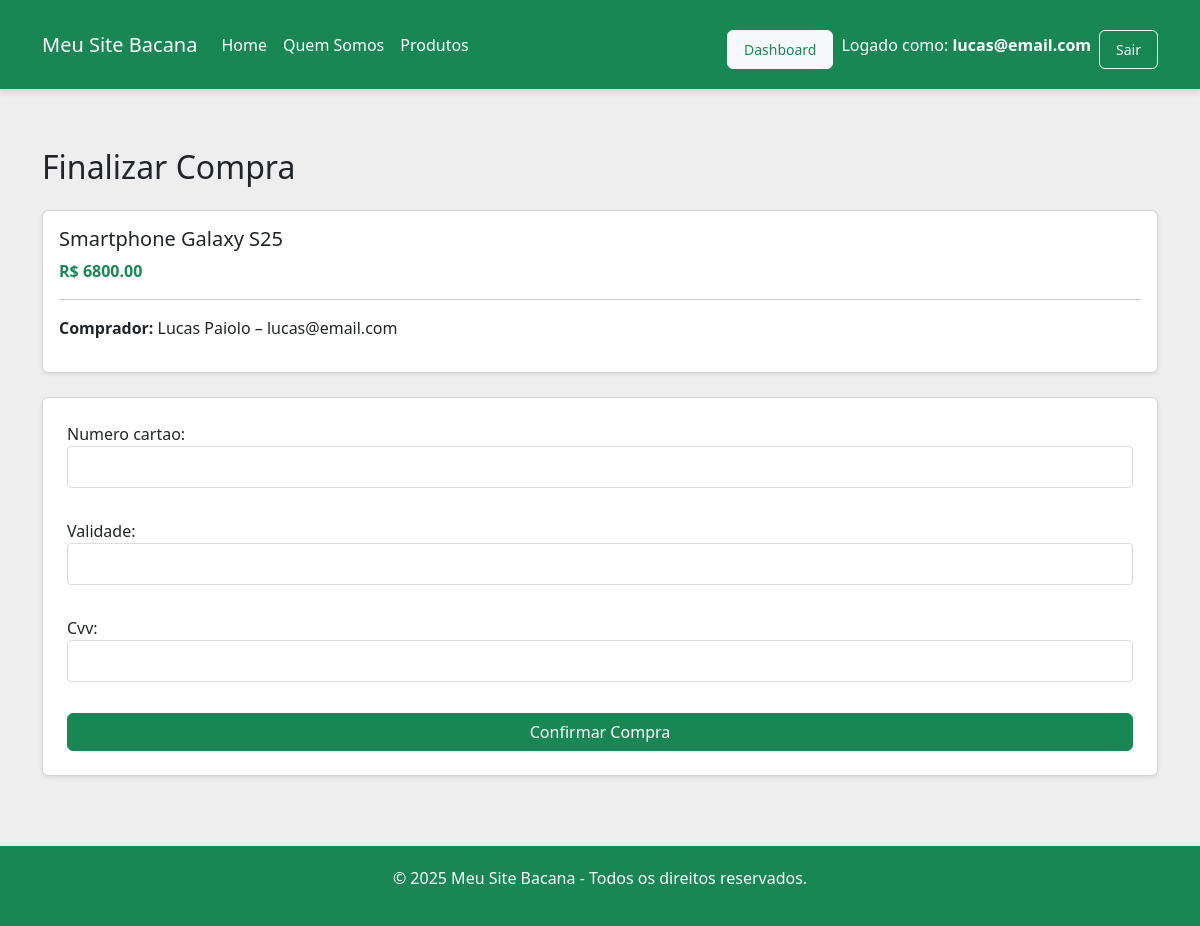
Screenshot of /produtos/checkout/9/ (signed in) with the database file from the repository.
### app/models.py (models this page shows, shortened)
class Usuario(models.Model):
    nome = models.CharField(max_length=100)
    email = models.EmailField()
    senha = models.CharField(max_length=16)
    cep = models.CharField(max_length=9, blank=True)
    logradouro = models.CharField(max_length=100, blank=True)
    bairro = models.CharField(max_length=100, blank=True)
    localidade = models.CharField(max_length=100, blank=True)  # cidade
    uf = models.CharField(max_length=2, blank=True)
    numero_residencia = models.CharField(max_length=10, blank=True)

class Produto(models.Model):
    nome = models.CharField(max_length=100)
    descricao = models.TextField()
    preco = models.DecimalField(max_digits=10, decimal_places=2)
    estoque = models.PositiveIntegerField()
    foto = models.ImageField(upload_to='imagens/', blank=True, null=True)
    categoria = models.ForeignKey(Categoria, on_delete=models.SET_NULL, null=True, blank=True)

### app/decorators.py (the view)
    def wrapper(request, *args, **kwargs):
        if not request.session.get('usuario_id'):
            return redirect('login')
        return view_func(request, *args, **kwargs)

### app/forms.py
class VendaForm(forms.ModelForm):
    class Meta:
        model = Venda
        fields = ['numero_cartao', 'validade', 'cvv']

### app/views.py (called while the page is built)
@precisa_login
def checkout(request, produto_id):
    produto = get_object_or_404(Produto, pk=produto_id)
    usuario = get_object_or_404(Usuario, pk=request.session['usuario_id'])
    if request.method == 'POST':
        form = VendaForm(request.POST)
        if form.is_valid():
            venda = form.save(commit=False)
            venda.cliente = usuario
            venda.produto = produto
            venda.preco_venda = produto.preco
            venda.save()
            messages.success(request, 'Compra realizada com sucesso!')
            return redirect('dashboard')
    else:
        form = VendaForm()
    return render(request, 'checkout.html', {
        'produto': produto,
        'usuario': usuario,
        'form': form
    })

### app/templates/checkout.html (shortened to what this page needs)
{% extends "template.html" %}
{% block conteudo %}
<div class="container mt-5">
  <h2 class="mb-4">Finalizar Compra</h2>
  <div class="card mb-4 shadow-sm">
    <div class="card-body">
      <h5 class="card-title">{{ produto.nome }}</h5>
      <p class="card-text text-success"><strong>R$ {{ produto.preco }}</strong></p>
      <hr>
      <p><strong>Comprador:</strong> {{ usuario.nome }} &ndash; {{ usuario.email }}</p>
    </div>
  </div>
  <form method="post" class="card p-4 shadow-sm bg-white">
    {{ form.as_p }}
    <button type="submit" class="btn btn-success btn-block">Confirmar Compra</button>
  </form>
</div>
{% endblock %}

### app/templates/template.html (shortened to what this page needs)
{% load static %}
<!DOCTYPE html>
<html lang="pt">
  <head>
    <link href="https://cdn.jsdelivr.net/npm/bootstrap@5.3.3/dist/css/bootstrap.min.css" rel="stylesheet">
    <link rel="stylesheet" href="{% static 'style_produto.css' %}" />
    <link rel="stylesheet" href="{% static 'style.css' %}" />
</head>
<body>
  <nav class="navbar navbar-expand-lg navbar-dark bg-success">
    <div class="container-fluid">
      <a class="navbar-brand" href="{% url 'index' %}">Meu Site Bacana</a>
      <div class="collapse navbar-collapse" id="navbarContent">
        <ul class="navbar-nav me-auto mb-2 mb-lg-0">
          <li class="nav-item">
            <a class="nav-link text-white" href="{% url 'index' %}">Home</a>
          </li>
          <li class="nav-item">
            <a class="nav-link text-white" href="{% url 'index' %}">Quem Somos</a>
          </li>
          <li class="nav-item">
            <a class="nav-link text-white" href="{% url 'listar_produtos' %}">Produtos</a>
          </li>
        </ul>
        <ul class="navbar-nav ms-auto">
{% if request.session.usuario_email %}
  <div class="d-flex align-items-center gap-2">
    <a href="{% url 'dashboard' %}" class="btn btn-light btn-sm text-success">Dashboard</a>
    <span class="navbar-text text-white">
      Logado como: <strong>{{ request.session.usuario_email }}</strong>
    </span>
    <a href="{% url 'logout' %}" class="btn btn-outline-light btn-sm">Sair</a>
  </div>
{% else %}
  <a href="{% url 'login' %}" class="btn btn-outline-light btn-sm">Entrar</a>
{% endif %}
        </ul>
      </div>
    </div>
  </nav>
    <main>
      {% block main %} {% block conteudo %}{% endblock %} {% endblock %}
    </main>
    <footer>
      <p>&copy; 2025 Meu Site Bacana - Todos os direitos reservados.</p>
    </footer>
  </body>
</html>

### app/static/style_produto.css (style rules this page uses)
body { font-family: Arial, sans-serif; background-color: #f4f4f4; margin: 0; padding: 0; }
a.btn { display: inline-block; padding: 8px 16px; text-decoration: none; border-radius: 6px; margin-top: 10px; transition: background-color 0.3s; }
form { background-color: #fff; padding: 20px; border-radius: 8px; box-shadow: 0 4px 8px rgba(0, 0, 0, 0.1); }
form input[type="text"], form input[type="number"], form textarea, form input[type="file"] { width: 100%; padding: 8px; margin-bottom: 15px; border: 1px solid #ddd; border-radius: 4px; }
form button { background-color: #1e88e5; color: white; padding: 10px 20px; border: none; border-radius: 4px; cursor: pointer; }

### app/static/style.css (style rules this page uses)
* { margin: 0; padding: 0; box-sizing: border-box; font-family: 'Segoe UI', Tahoma, Geneva, Verdana, sans-serif; }
html, body { height: 100%; background-color: #eeeeee; display: flex; flex-direction: column; }
main { flex: 1; margin-top: 80px; padding: 20px; }
.navbar { display: flex; justify-content: space-between; align-items: center; background-color: #198754; padding: 20px 30px; position: fixed; width: 100%; top: 0; left: 0; z-index: 1000; box-shadow: 0 4px 6px rgba(0,0,0,0.1); }
footer { background-color: #198754; color: #fff; text-align: center; padding: 20px; margin-top: 50px; }

### rows the page displays
Usuario: session.usuario_email "lucas@email.com", nome "Lucas Paiolo", email "lucas@email.com"
Produto: nome "Smartphone Galaxy S25", preco "6800.00"
